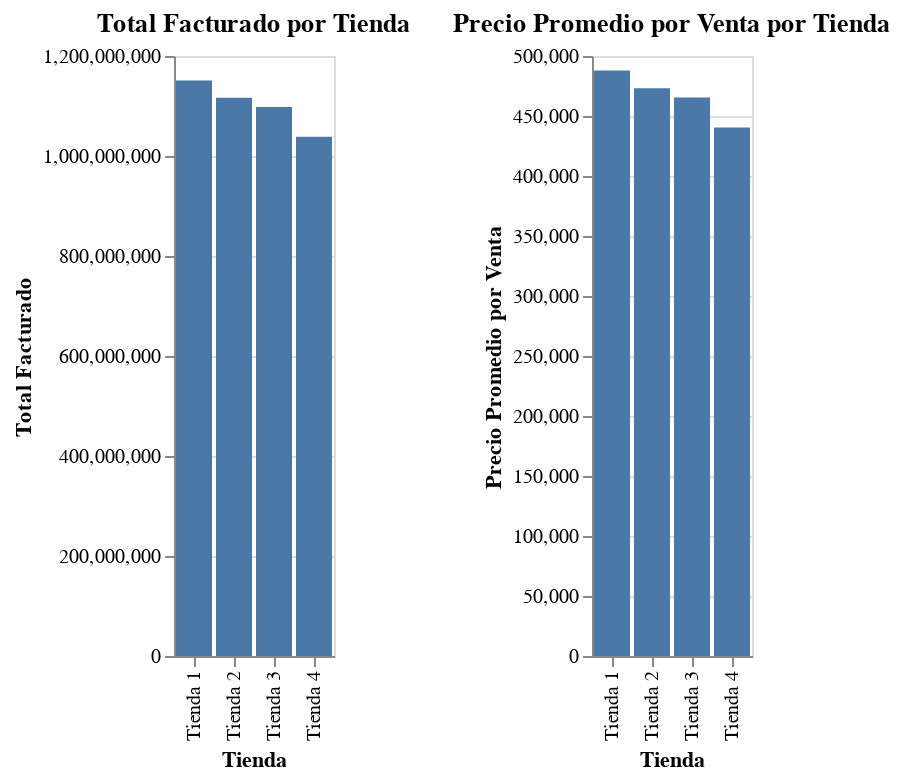

Notebook code cell kept with this figure:
### Code cell
import pandas as pd
import altair as alt

data = {'Tienda': ['Tienda 1', 'Tienda 2', 'Tienda 3', 'Tienda 4'],
        'Total Facturado': [1150880400.00, 1116343500.00, 1098019600.00, 1038375700.00],
        'Precio Promedio por Venta': [487867.91, 473227.43, 465459.77, 440362.89]}

df_billing = pd.DataFrame(data)

chart_total = alt.Chart(df_billing).mark_bar().encode(
    x=alt.X('Tienda', title='Tienda'),
    y=alt.Y('Total Facturado', title='Total Facturado'),
    tooltip=['Tienda', 'Total Facturado']
).properties(
    title='Total Facturado por Tienda'
)

chart_average = alt.Chart(df_billing).mark_bar().encode(
    x=alt.X('Tienda', title='Tienda'),
    y=alt.Y('Precio Promedio por Venta', title='Precio Promedio por Venta'),
    tooltip=['Tienda', 'Precio Promedio por Venta']
).properties(
    title='Precio Promedio por Venta por Tienda'
)

chart = chart_total | chart_average
chart.display()

### Figure 1 — Vega-Lite specification as saved in the notebook (floating-point values rounded to 4 significant figures)
{"config": {"view": {"continuousWidth": 300, "continuousHeight": 300}}, "hconcat": [{"mark": {"type": "bar"}, "encoding": {"tooltip": [{"field": "Tienda", "type": "nominal"}, {"field": "Total Facturado", "type": "quantitative"}], "x": {"field": "Tienda", "title": "Tienda", "type": "nominal"}, "y": {"field": "Total Facturado", "title": "Total Facturado", "type": "quantitative"}}, "title": "Total Facturado por Tienda"}, {"mark": {"type": "bar"}, "encoding": {"tooltip": [{"field": "Tienda", "type": "nominal"}, {"field": "Precio Promedio por Venta", "type": "quantitative"}], "x": {"field": "Tienda", "title": "Tienda", "type": "nominal"}, "y": {"field": "Precio Promedio por Venta", "title": "Precio Promedio por Venta", "type": "quantitative"}}, "title": "Precio Promedio por Venta por Tienda"}], "data": {"name": "data-4aeb6527f9f77558da5c83456962a8f7"}, "$schema": "https://vega.github.io/schema/vega-lite/v5.20.1.json", "datasets": {"data-4aeb6527f9f77558da5c83456962a8f7": [{"Tienda": "Tienda 1", "Total Facturado": 1151000000.0, "Precio Promedio por Venta": 487900.0}, {"Tienda": "Tienda 2", "Total Facturado": 1116000000.0, "Precio Promedio por Venta": 473200.0}, {"Tienda": "Tienda 3", "Total Facturado": 1098000000.0, "Precio Promedio por Venta": 465500.0}, {"Tienda": "Tienda 4", "Total Facturado": 1038000000.0, "Precio Promedio por Venta": 440400.0}]}}
